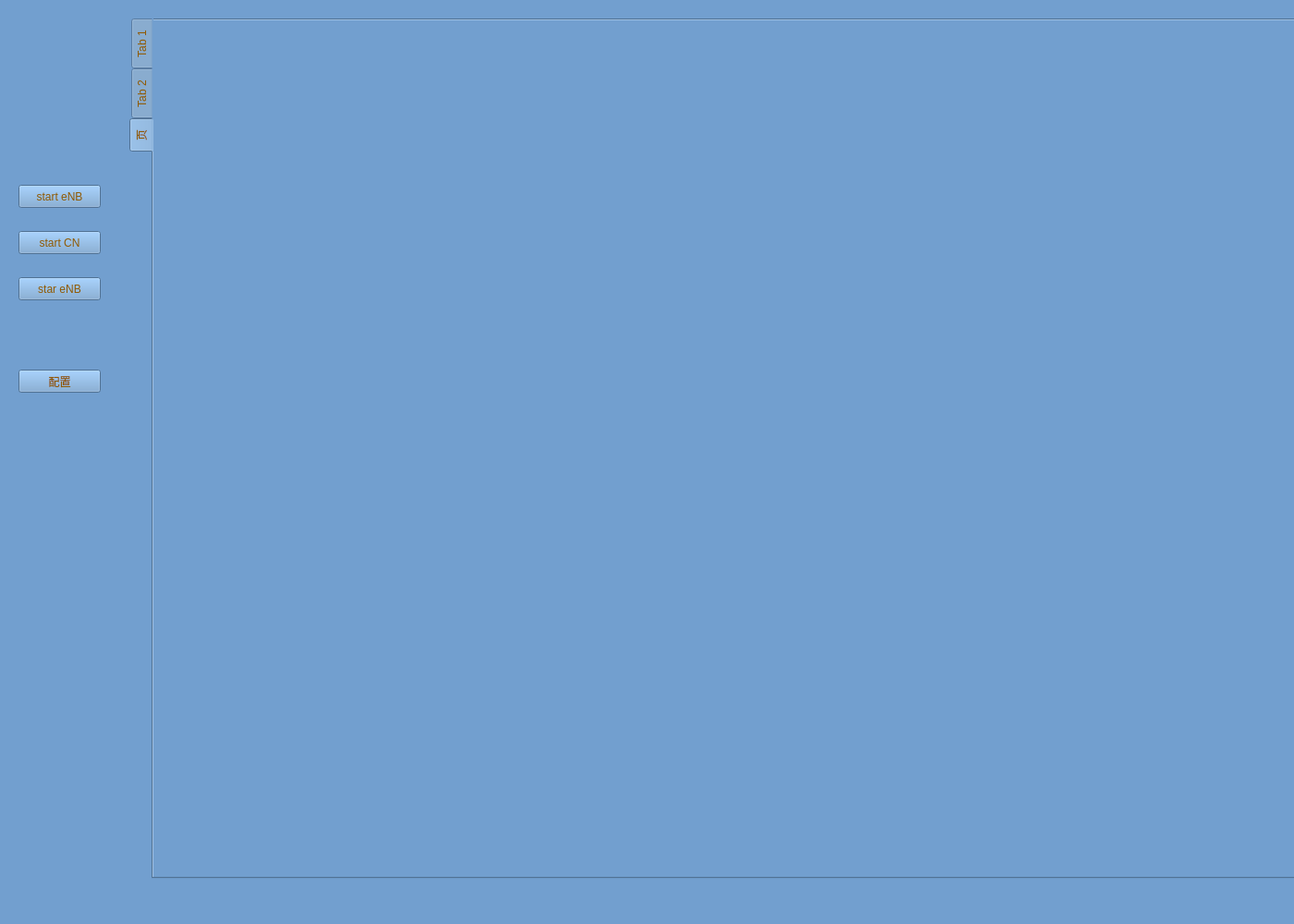
<?xml version="1.0" encoding="UTF-8"?>
<ui version="4.0">
 <class>MainWindow</class>
 <widget class="QMainWindow" name="MainWindow">
  <property name="geometry">
   <rect>
    <x>0</x>
    <y>0</y>
    <width>1400</width>
    <height>1000</height>
   </rect>
  </property>
  <property name="maximumSize">
   <size>
    <width>1500</width>
    <height>1000</height>
   </size>
  </property>
  <property name="windowTitle">
   <string>珞光电子</string>
  </property>
  <property name="styleSheet">
   <string notr="true">color: rgb(251, 28, 8);
background-color: rgb(114, 159, 207);
</string>
  </property>
  <widget class="QWidget" name="centralwidget">
   <property name="styleSheet">
    <string notr="true">color: rgb(143, 89, 2);</string>
   </property>
   <widget class="QPushButton" name="pushButton">
    <property name="geometry">
     <rect>
      <x>20</x>
      <y>200</y>
      <width>89</width>
      <height>25</height>
     </rect>
    </property>
    <property name="text">
     <string>start eNB</string>
    </property>
   </widget>
   <widget class="QPushButton" name="pushButton_2">
    <property name="geometry">
     <rect>
      <x>20</x>
      <y>250</y>
      <width>89</width>
      <height>25</height>
     </rect>
    </property>
    <property name="text">
     <string>start CN</string>
    </property>
   </widget>
   <widget class="QPushButton" name="pushButton_4">
    <property name="geometry">
     <rect>
      <x>20</x>
      <y>400</y>
      <width>89</width>
      <height>25</height>
     </rect>
    </property>
    <property name="text">
     <string>配置</string>
    </property>
   </widget>
   <widget class="QLabel" name="label_3">
    <property name="geometry">
     <rect>
      <x>110</x>
      <y>440</y>
      <width>67</width>
      <height>17</height>
     </rect>
    </property>
    <property name="text">
     <string/>
    </property>
   </widget>
   <widget class="QPushButton" name="pushButton_3">
    <property name="geometry">
     <rect>
      <x>20</x>
      <y>300</y>
      <width>89</width>
      <height>25</height>
     </rect>
    </property>
    <property name="text">
     <string>star eNB</string>
    </property>
   </widget>
   <widget class="QTabWidget" name="tabWidget">
    <property name="geometry">
     <rect>
      <x>140</x>
      <y>20</y>
      <width>1500</width>
      <height>931</height>
     </rect>
    </property>
    <property name="layoutDirection">
     <enum>Qt::LeftToRight</enum>
    </property>
    <property name="tabPosition">
     <enum>QTabWidget::West</enum>
    </property>
    <property name="currentIndex">
     <number>2</number>
    </property>
    <property name="tabBarAutoHide">
     <bool>false</bool>
    </property>
    <widget class="QWidget" name="tab">
     <attribute name="title">
      <string>Tab 1</string>
     </attribute>
     <widget class="QStackedWidget" name="stackedWidget">
      <property name="geometry">
       <rect>
        <x>0</x>
        <y>60</y>
        <width>1351</width>
        <height>931</height>
       </rect>
      </property>
      <property name="maximumSize">
       <size>
        <width>1400</width>
        <height>1000</height>
       </size>
      </property>
      <property name="styleSheet">
       <string notr="true"/>
      </property>
      <property name="currentIndex">
       <number>0</number>
      </property>
      <widget class="QWidget" name="page">
       <widget class="QTextEdit" name="textEdit">
        <property name="geometry">
         <rect>
          <x>130</x>
          <y>0</y>
          <width>1180</width>
          <height>920</height>
         </rect>
        </property>
        <property name="maximumSize">
         <size>
          <width>1180</width>
          <height>920</height>
         </size>
        </property>
        <property name="styleSheet">
         <string notr="true">font: 11pt &quot;Ubuntu&quot;;
font: 20pt &quot;Ubuntu&quot;;</string>
        </property>
       </widget>
       <widget class="QPushButton" name="pushButton_5">
        <property name="geometry">
         <rect>
          <x>10</x>
          <y>40</y>
          <width>89</width>
          <height>25</height>
         </rect>
        </property>
        <property name="text">
         <string>开启基站</string>
        </property>
       </widget>
       <widget class="QLabel" name="label_2">
        <property name="geometry">
         <rect>
          <x>0</x>
          <y>0</y>
          <width>101</width>
          <height>21</height>
         </rect>
        </property>
        <property name="text">
         <string/>
        </property>
       </widget>
       <widget class="QLabel" name="label_led2">
        <property name="geometry">
         <rect>
          <x>100</x>
          <y>0</y>
          <width>20</width>
          <height>17</height>
         </rect>
        </property>
        <property name="text">
         <string/>
        </property>
       </widget>
      </widget>
      <widget class="QWidget" name="page_2">
       <widget class="QPushButton" name="pushButton_6">
        <property name="geometry">
         <rect>
          <x>10</x>
          <y>40</y>
          <width>89</width>
          <height>25</height>
         </rect>
        </property>
        <property name="text">
         <string>开启核心网</string>
        </property>
       </widget>
       <widget class="QTextEdit" name="textEdit_2">
        <property name="geometry">
         <rect>
          <x>130</x>
          <y>0</y>
          <width>1180</width>
          <height>920</height>
         </rect>
        </property>
        <property name="maximumSize">
         <size>
          <width>1180</width>
          <height>920</height>
         </size>
        </property>
        <property name="styleSheet">
         <string notr="true">font: 11pt &quot;Ubuntu&quot;;
font: 20pt &quot;Ubuntu&quot;;</string>
        </property>
       </widget>
       <widget class="QLabel" name="label">
        <property name="geometry">
         <rect>
          <x>0</x>
          <y>0</y>
          <width>101</width>
          <height>20</height>
         </rect>
        </property>
        <property name="text">
         <string>核心网</string>
        </property>
       </widget>
       <widget class="QLabel" name="label_led1">
        <property name="enabled">
         <bool>true</bool>
        </property>
        <property name="geometry">
         <rect>
          <x>100</x>
          <y>0</y>
          <width>20</width>
          <height>17</height>
         </rect>
        </property>
        <property name="text">
         <string/>
        </property>
       </widget>
      </widget>
      <widget class="QWidget" name="page_3">
       <widget class="QTextEdit" name="textEdit_3">
        <property name="geometry">
         <rect>
          <x>130</x>
          <y>0</y>
          <width>1180</width>
          <height>920</height>
         </rect>
        </property>
        <property name="maximumSize">
         <size>
          <width>1180</width>
          <height>920</height>
         </size>
        </property>
       </widget>
      </widget>
     </widget>
     <widget class="QPushButton" name="pushButton_7">
      <property name="geometry">
       <rect>
        <x>10</x>
        <y>20</y>
        <width>80</width>
        <height>30</height>
       </rect>
      </property>
      <property name="text">
       <string>核心网</string>
      </property>
     </widget>
     <widget class="QPushButton" name="pushButton_8">
      <property name="geometry">
       <rect>
        <x>130</x>
        <y>20</y>
        <width>80</width>
        <height>30</height>
       </rect>
      </property>
      <property name="text">
       <string>基站</string>
      </property>
     </widget>
     <widget class="QPushButton" name="pushButton_9">
      <property name="geometry">
       <rect>
        <x>270</x>
        <y>20</y>
        <width>80</width>
        <height>25</height>
       </rect>
      </property>
      <property name="text">
       <string>IMS</string>
      </property>
     </widget>
    </widget>
    <widget class="QWidget" name="tab_2">
     <attribute name="title">
      <string>Tab 2</string>
     </attribute>
    </widget>
    <widget class="QWidget" name="tab_3">
     <attribute name="title">
      <string>页</string>
     </attribute>
    </widget>
   </widget>
  </widget>
  <widget class="QMenuBar" name="menubar">
   <property name="geometry">
    <rect>
     <x>0</x>
     <y>0</y>
     <width>1400</width>
     <height>27</height>
    </rect>
   </property>
  </widget>
  <widget class="QStatusBar" name="statusbar"/>
 </widget>
 <resources/>
 <connections/>
</ui>
